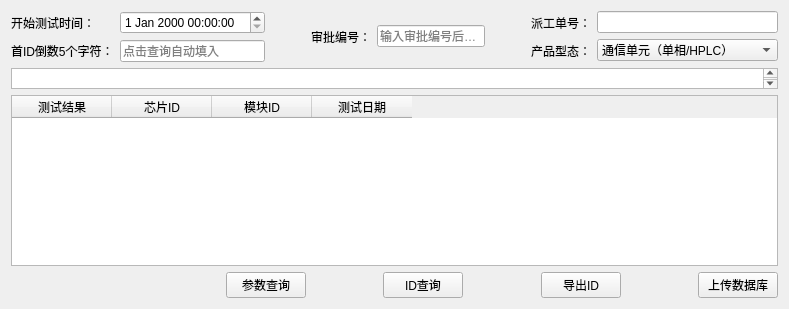
      <widget class="QWidget" name="tab_4">
       <attribute name="title">
        <string>3911 CCO对应关系导出</string>
       </attribute>
       <layout class="QVBoxLayout" name="verticalLayout_50">
        <item>
         <layout class="QHBoxLayout" name="horizontalLayout_51">
          <item>
           <layout class="QHBoxLayout" name="horizontalLayout_52">
            <item>
             <layout class="QVBoxLayout" name="verticalLayout_46">
              <item>
               <widget class="QLabel" name="lb_start_datetime_3911">
                <property name="text">
                 <string>开始测试时间：</string>
                </property>
               </widget>
              </item>
              <item>
               <widget class="QLabel" name="lb_id_3911">
                <property name="text">
                 <string>首ID倒数5个字符：</string>
                </property>
               </widget>
              </item>
             </layout>
            </item>
            <item>
             <layout class="QVBoxLayout" name="verticalLayout_47">
              <item>
               <widget class="QDateTimeEdit" name="value_start_datetime_3911">
                <property name="maximumDateTime">
                 <datetime>
                  <hour>23</hour>
                  <minute>59</minute>
                  <second>59</second>
                  <year>9999</year>
                  <month>12</month>
                  <day>31</day>
                 </datetime>
                </property>
               </widget>
              </item>
              <item>
               <widget class="QLineEdit" name="value_id_3911">
                <property name="text">
                 <string/>
                </property>
                <property name="placeholderText">
                 <string>点击查询自动填入</string>
                </property>
               </widget>
              </item>
             </layout>
            </item>
           </layout>
          </item>
          <item>
           <spacer name="horizontalSpacer_90">
            <property name="orientation">
             <enum>Qt::Horizontal</enum>
            </property>
            <property name="sizeHint" stdset="0">
             <size>
              <width>40</width>
              <height>20</height>
             </size>
            </property>
           </spacer>
          </item>
          <item>
           <widget class="QLabel" name="label_5">
            <property name="text">
             <string>审批编号：</string>
            </property>
           </widget>
          </item>
          <item>
           <widget class="QLineEdit" name="le_approval_no_3911">
            <property name="placeholderText">
             <string>输入审批编号后6位</string>
            </property>
           </widget>
          </item>
          <item>
           <spacer name="horizontalSpacer_91">
            <property name="orientation">
             <enum>Qt::Horizontal</enum>
            </property>
            <property name="sizeHint" stdset="0">
             <size>
              <width>40</width>
              <height>20</height>
             </size>
            </property>
           </spacer>
          </item>
          <item>
           <layout class="QHBoxLayout" name="horizontalLayout_53">
            <item>
             <layout class="QVBoxLayout" name="verticalLayout_48">
              <item>
               <widget class="QLabel" name="lb_order_3911">
                <property name="text">
                 <string>派工单号：</string>
                </property>
               </widget>
              </item>
              <item>
               <widget class="QLabel" name="lb_prod_type_3911">
                <property name="text">
                 <string>产品型态：</string>
                </property>
               </widget>
              </item>
             </layout>
            </item>
            <item>
             <layout class="QVBoxLayout" name="verticalLayout_49">
              <item>
               <widget class="QLineEdit" name="value_order_3911">
                <property name="text">
                 <string/>
                </property>
               </widget>
              </item>
              <item>
               <widget class="QComboBox" name="cb_prod_type_3911">
                <item>
                 <property name="text">
                  <string>通信单元（单相/HPLC）</string>
                 </property>
                </item>
                <item>
                 <property name="text">
                  <string>通信单元（三相/HPLC）</string>
                 </property>
                </item>
                <item>
                 <property name="text">
                  <string>通信单元（集中器I型/HPLC）</string>
                 </property>
                </item>
                <item>
                 <property name="text">
                  <string>通信单元（I采/HPLC）</string>
                 </property>
                </item>
                <item>
                 <property name="text">
                  <string>II型采集器（HPLC）</string>
                 </property>
                </item>
               </widget>
              </item>
             </layout>
            </item>
           </layout>
          </item>
         </layout>
        </item>
        <item>
         <widget class="QTextBrowser" name="textBrowser_3911">
          <property name="enabled">
           <bool>true</bool>
          </property>
          <property name="sizePolicy">
           <sizepolicy hsizetype="Expanding" vsizetype="Ignored">
            <horstretch>0</horstretch>
            <verstretch>1</verstretch>
           </sizepolicy>
          </property>
         </widget>
        </item>
        <item>
         <widget class="QTableWidget" name="tableWidget_3911">
          <property name="sizePolicy">
           <sizepolicy hsizetype="Expanding" vsizetype="Expanding">
            <horstretch>0</horstretch>
            <verstretch>8</verstretch>
           </sizepolicy>
          </property>
          <column>
           <property name="text">
            <string>测试结果</string>
           </property>
          </column>
          <column>
           <property name="text">
            <string>芯片ID</string>
           </property>
          </column>
          <column>
           <property name="text">
            <string>模块ID</string>
           </property>
          </column>
          <column>
           <property name="text">
            <string>测试日期</string>
           </property>
          </column>
         </widget>
        </item>
        <item>
         <layout class="QHBoxLayout" name="horizontalLayout_54">
          <item>
           <spacer name="horizontalSpacer_92">
            <property name="orientation">
             <enum>Qt::Horizontal</enum>
            </property>
            <property name="sizeHint" stdset="0">
             <size>
              <width>40</width>
              <height>20</height>
             </size>
            </property>
           </spacer>
          </item>
          <item>
           <spacer name="horizontalSpacer_93">
            <property name="orientation">
             <enum>Qt::Horizontal</enum>
            </property>
            <property name="sizeHint" stdset="0">
             <size>
              <width>40</width>
              <height>20</height>
             </size>
            </property>
           </spacer>
          </item>
          <item>
           <spacer name="horizontalSpacer_94">
            <property name="orientation">
             <enum>Qt::Horizontal</enum>
            </property>
            <property name="sizeHint" stdset="0">
             <size>
              <width>40</width>
              <height>20</height>
             </size>
            </property>
           </spacer>
          </item>
          <item>
           <widget class="QPushButton" name="btn_cfg_query_3911">
            <property name="sizePolicy">
             <sizepolicy hsizetype="Expanding" vsizetype="Fixed">
              <horstretch>0</horstretch>
              <verstretch>0</verstretch>
             </sizepolicy>
            </property>
            <property name="text">
             <string>参数查询</string>
            </property>
           </widget>
          </item>
          <item>
           <spacer name="horizontalSpacer_95">
            <property name="orientation">
             <enum>Qt::Horizontal</enum>
            </property>
            <property name="sizeHint" stdset="0">
             <size>
              <width>40</width>
              <height>20</height>
             </size>
            </property>
           </spacer>
          </item>
          <item>
           <widget class="QPushButton" name="btn_id_query_3911">
            <property name="sizePolicy">
             <sizepolicy hsizetype="Expanding" vsizetype="Fixed">
              <horstretch>0</horstretch>
              <verstretch>0</verstretch>
             </sizepolicy>
            </property>
            <property name="text">
             <string>ID查询</string>
            </property>
           </widget>
          </item>
          <item>
           <spacer name="horizontalSpacer_96">
            <property name="orientation">
             <enum>Qt::Horizontal</enum>
            </property>
            <property name="sizeHint" stdset="0">
             <size>
              <width>40</width>
              <height>20</height>
             </size>
            </property>
           </spacer>
          </item>
          <item>
           <widget class="QPushButton" name="btn_export_id_3911">
            <property name="sizePolicy">
             <sizepolicy hsizetype="Expanding" vsizetype="Fixed">
              <horstretch>0</horstretch>
              <verstretch>0</verstretch>
             </sizepolicy>
            </property>
            <property name="text">
             <string>导出ID</string>
            </property>
           </widget>
          </item>
          <item>
           <spacer name="horizontalSpacer_97">
            <property name="orientation">
             <enum>Qt::Horizontal</enum>
            </property>
            <property name="sizeHint" stdset="0">
             <size>
              <width>40</width>
              <height>20</height>
             </size>
            </property>
           </spacer>
          </item>
          <item>
           <widget class="QPushButton" name="btn_upload_3911">
            <property name="sizePolicy">
             <sizepolicy hsizetype="Expanding" vsizetype="Fixed">
              <horstretch>0</horstretch>
              <verstretch>0</verstretch>
             </sizepolicy>
            </property>
            <property name="text">
             <string>上传数据库</string>
            </property>
           </widget>
          </item>
         </layout>
        </item>
       </layout>
      </widget>
